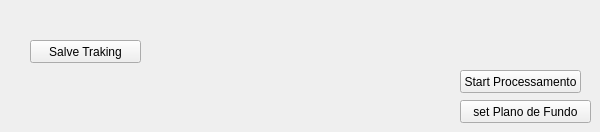
               <widget class="QWidget" name="tab_6">
                <attribute name="title">
                 <string>Save</string>
                </attribute>
                <widget class="QPushButton" name="pushButton">
                 <property name="geometry">
                  <rect>
                   <x>460</x>
                   <y>70</y>
                   <width>121</width>
                   <height>23</height>
                  </rect>
                 </property>
                 <property name="text">
                  <string>Start Processamento</string>
                 </property>
                </widget>
                <widget class="QPushButton" name="pbPlanoFundo">
                 <property name="geometry">
                  <rect>
                   <x>460</x>
                   <y>100</y>
                   <width>131</width>
                   <height>23</height>
                  </rect>
                 </property>
                 <property name="text">
                  <string>set Plano de Fundo</string>
                 </property>
                </widget>
                <widget class="QPushButton" name="pbSaveTraking">
                 <property name="geometry">
                  <rect>
                   <x>30</x>
                   <y>40</y>
                   <width>111</width>
                   <height>23</height>
                  </rect>
                 </property>
                 <property name="text">
                  <string>Salve Traking</string>
                 </property>
                </widget>
               </widget>
